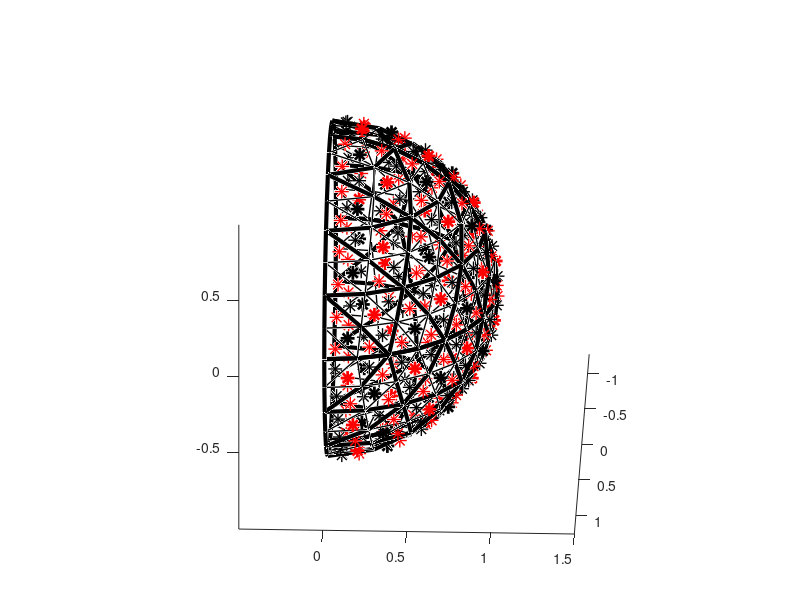

The MATLAB source for this figure:
% RR_triangulation_of_sphere
%
% This (stand-alone) code develops a grid over the sphere that has overall
% red/black ordering and octahedral symmetry.  It starts by developing a
% triangular grid in lat/lon coordinates over each octant of the sphere,
% then shifts and reflects it around.  Note that six (triangular) voronoi
% cells meet up at their vertices almost everywhere, except at the six
% vertices of an octahedron, where four (triangular) voronoi cells meet up.
%
% The symbols that are boldfaced are those that are kept when you do a 2x
% coarsening of the grid (for multigrid acceleration when solving elliptic
% eqns on this grid), which of course retains the overall red/black ordering.
%
% Note #1: applying some "numerical Tammes problem" regularization would nudge
% this grid a bit, making it slightly more regular while retaining its
% connectivity, but it’s already pretty uniform, given that there is no
% getting around Euler’s formula V-E+F=2.  This construction should already be
% "pretty close" to a solution of Tammes problem for the number of 8*n^2 points
% that it uses,
%
% Note #2: Icosahedral, dodecahedral, cubic, and tetrahedral  symmetry do not
% achieve overall red/black ordering, so are not nearly as good for multigrid!
%
%% Renaissance Repository, https://github.com/tbewley/RR (Renaissance Packings)
%% Copyright 2025 by Thomas Bewley, and published under the BSD 3-Clause LICENSE
% Related preliminary work in collaboration with Joe Cessna (see his thesis).

clear; figure(1); clf; R=1; n=4; N=2^3; % Try n=2,3,4,...
total_gridpoints=8*N^2

% uncomment one of the following three lines for plot of interest.
% for oct=1:1   % uncomment for first octant only
for oct=1:2:7   % uncomment for western  hemisphere only
% for oct=1:4   % uncomment for northern hemisphere only

switch oct
    case 1, hem=+1; marker1='r*'; marker2='k*';  offset=0;
    case 2, hem=+1; marker1='r*'; marker2='k*';  offset=180;
    case 3, hem=+1; marker1='k*'; marker2='r*';  offset=90;
    case 4, hem=+1; marker1='k*'; marker2='r*';  offset=270;
    case 5, hem=-1; marker1='k*'; marker2='r*';  offset=0;
    case 6, hem=-1; marker1='k*'; marker2='r*';  offset=180;
    case 7, hem=-1; marker1='r*'; marker2='k*';  offset=90;
    case 8, hem=-1; marker1='r*'; marker2='k*';  offset=270;
end        

for i=1:N+1
   lat(i,[1:N+2-i])=hem*90*(i-1)/(N);
   if i>1, for j=1:i
       lon(N+2-i,j)=90*(j-1)/(i-1)+offset;
   end, end
end
lon(N+1,1)=45+offset;
for i=1:N+1; for j=1:N+2-i
   x(i,j)=R*cosd(lat(i,j))*cosd(lon(i,j));
   y(i,j)=R*cosd(lat(i,j))*sind(lon(i,j));
   z(i,j)=R*sind(lat(i,j));
end, end
figure(1), hold on, axis equal, axis tight
for i=1:N
   for j=1:N+1-i
       if mod(j,2)==1, lw=3; else lw=1; end
       plot3([x(i,j) x(i+1,j)],[y(i,j) y(i+1,j)],[z(i,j) z(i+1,j)],"k-","LineWidth",lw);
       if mod(i,2)==1, lw=3; else lw=1; end
       plot3([x(i,j) x(i,j+1)],[y(i,j) y(i,j+1)],[z(i,j) z(i,j+1)],"k-","LineWidth",lw);
       if mod(i+j,2)==1, lw=3; else lw=1; end
       plot3([x(i+1,j) x(i,j+1)],[y(i+1,j) y(i,j+1)],[z(i+1,j) z(i,j+1)],"k-","LineWidth",lw);
   end
end

for i=1:N, for j=1:N+1-i
   latR(i,j)=(lat(i,j) + lat(i+1,j) + lat(i,j+1))/3;
   lonR(i,j)=(lon(i,j) + lon(i+1,j) + lon(i,j+1))/3;
end, end
lonR(N,1)=45+offset;
for i=1:N; for j=1:N+1-i
   xR(i,j)=R*cosd(latR(i,j))*cosd(lonR(i,j));
   yR(i,j)=R*cosd(latR(i,j))*sind(lonR(i,j));
   zR(i,j)=R*sind(latR(i,j));
end, end
for i=1:N; for j=1:N+1-i
   if mod(i,2)==0 & mod(j,2)==0, lw=2; else, lw=1; end 
   plot3(xR(i,j),yR(i,j),zR(i,j),marker1,"MarkerSize",10,'linewidth',lw);
end, end

for i=2:N, for j=1:N+1-i
   latB(i,j)=(lat(i,j) + lat(i-1,j+1) + lat(i,j+1))/3;
   lonB(i,j)=(lon(i,j) + lon(i-1,j+1) + lon(i,j+1))/3;
end, end
for i=2:N; for j=1:N+1-i
   xB(i,j)=R*cosd(latB(i,j))*cosd(lonB(i,j));
   yB(i,j)=R*cosd(latB(i,j))*sind(lonB(i,j));
   zB(i,j)=R*sind(latB(i,j));
end, end
for i=2:N; for j=1:N+1-i
   if mod(i,2)==0 & mod(j,2)==1, lw=2; else, lw=1; end 
   plot3(xB(i,j),yB(i,j),zB(i,j),marker2,"MarkerSize",10,'linewidth',lw);
end, end

end
view(92,25)
